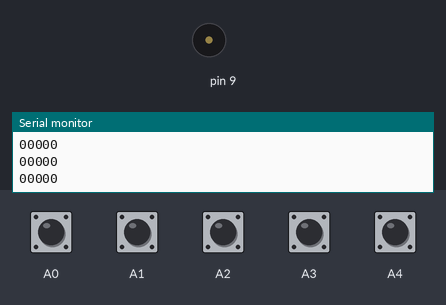
Recording of a sketch running on a simulated Arduino Uno, built with avr-gcc and run on an emulated ATmega328P. On the bench: buzzer (waves = sounding), the last lines printed to the serial monitor. The test bench sets the inputs (shaded band); at power-on: A0–4 HIGH.

Above: at 1.2 s.
1.3 s: A0 pulled LOW for 0.15 s
At 1.37 s:
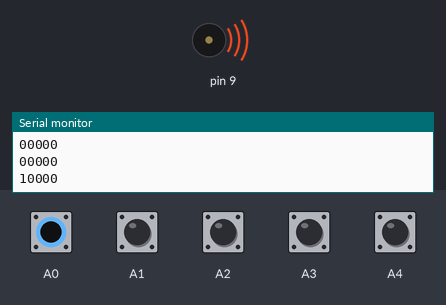
2.9 s: A1 pulled LOW for 0.15 s
At 4.0 s:
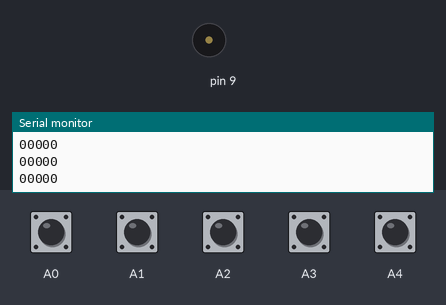
4.5 s: A2 pulled LOW for 0.15 s
At 5.1 s:
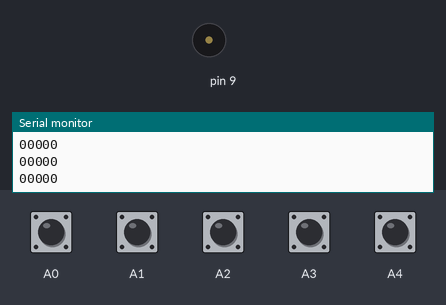
6.1 s: A3 pulled LOW for 0.15 s
At 7.4 s:
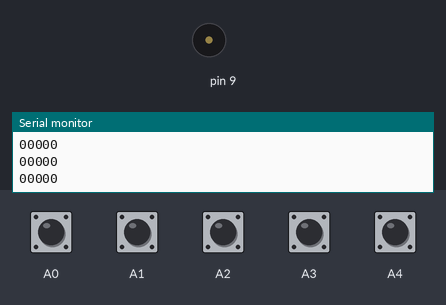
7.7 s: A4 pulled LOW for 0.15 s
At 7.77 s:
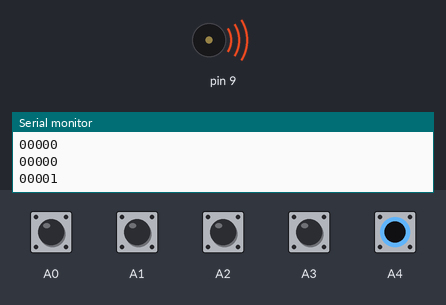
Timing chart, 0 to 10.3 s (numbered marks = the images above; inputs shaded):
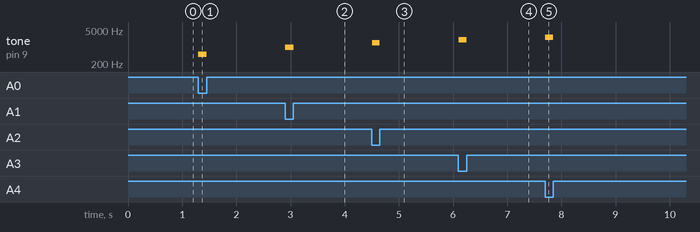

The sketch:

pianino.ino
```cpp
void setup() {
  Serial.begin(9600);
  pinMode(A0,INPUT_PULLUP);
  pinMode(A1,INPUT_PULLUP);
  pinMode(A2,INPUT_PULLUP);
  pinMode(A3,INPUT_PULLUP);
  pinMode(A4,INPUT_PULLUP);
}

void loop() {
  Serial.print(!digitalRead(A0));
  Serial.print(!digitalRead(A1));
  Serial.print(!digitalRead(A2));
  Serial.print(!digitalRead(A3));
  Serial.println(!digitalRead(A4));

  if (digitalRead(A0)==0){tone(9,500);}
  else if (!digitalRead(A1)){tone(9,1000);}
  else if (!digitalRead(A2)){tone(9,1500);}
  else if (!digitalRead(A3)){tone(9,2000);}
  else if (!digitalRead(A4)){tone(9,2500);}
  else noTone(9);
}
```

Measured:
- after the input at 1.3 s, tone on pin 9: silent → 500 Hz at once, → silent 0.15 s later
- after the input at 2.9 s, tone on pin 9: silent → 1000 Hz at once, → silent 0.15 s later
- after the input at 4.5 s, tone on pin 9: silent → 1500 Hz at once, → silent 0.15 s later
- after the input at 6.1 s, tone on pin 9: silent → 2000 Hz at once, → silent 0.15 s later
- after the input at 7.7 s, tone on pin 9: silent → 2500 Hz at once, → silent 0.15 s later
